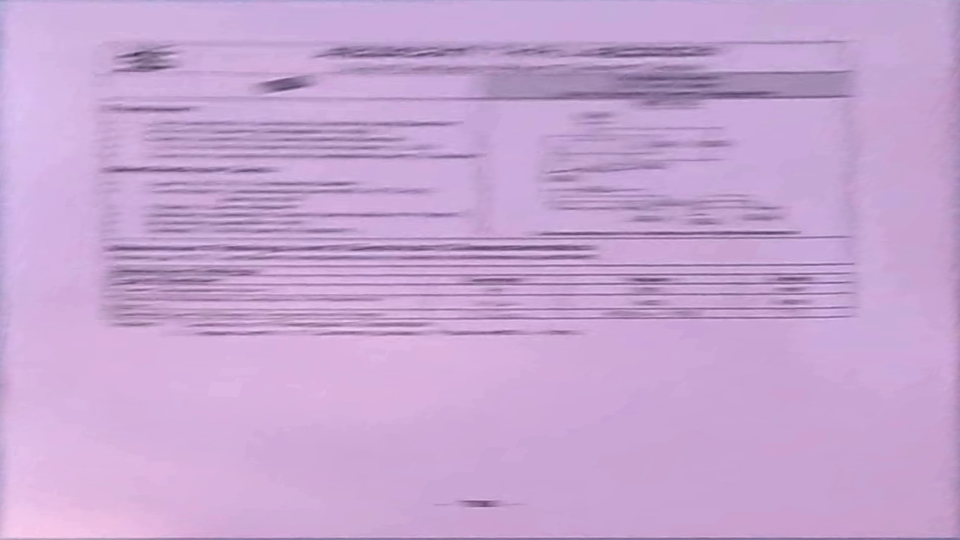
#> input picture outs/datasheet001.avi/119_adjusted.png, 1920 x 1080 px (shown at 1/2 size)
$ python -i recover_corners.py   (imports and definitions only)
#> lines starting #> are read from the running program, lines starting #| are printed output that depends on the picture; after the words box and inside, x2 and y2 are one past the last pixel; in counts of white or black regions, pixels touching at a corner belong together
#> further down, picture is the input picture: shape (1080, 1920, 3); mean B, G, R 210, 165.6, 198.8
"""Recupera os cantos usados em cada exemplo e verifica a retificação.

Para cada par <quadro>_original.png / <quadro>_adjusted.png, estima por ECC
(Evangelidis e Psarakis, 2008), modelo MOTION_HOMOGRAPHY, a homografia que leva o
quadro original ao retificado. Os cantos do documento são os vértices da saída
levados de volta ao quadro original. Em seguida o quadro é retificado de novo com
esses cantos e comparado à saída da aplicação (PSNR e erro absoluto médio).

Uso (na raiz do repositório):
    python -m analise.recover_corners outs/datasheet001.avi --out resultados/corners.json
"""
import argparse

import cv2
import numpy as np

from analise.common import dst_rect, list_frames, load_adjusted, load_original, save_json


def order_corners(pts: np.ndarray) -> np.ndarray:
    """Ordena 4 pontos como tl, tr, br, bl (soma e diferença das coordenadas)."""
    pts = pts.reshape(4, 2).astype(np.float32)
    s, d = pts.sum(1), np.diff(pts, axis=1).ravel()
    return np.array([pts[s.argmin()], pts[d.argmin()], pts[s.argmax()], pts[d.argmax()]], np.float32)


def initial_corners(img: np.ndarray) -> np.ndarray:
    """Estimativa inicial da folha: região de matiz rosada (H > 135 no OpenCV) contra o fundo azulado."""
    hsv = cv2.cvtColor(img, cv2.COLOR_BGR2HSV)
#> hsv: shape (1080, 1920, 3); mean H, S, V 142.5, 54.4, 210.1
    mask = ((hsv[..., 0] > 135) & (hsv[..., 2] > 150)).astype(np.uint8) * 255
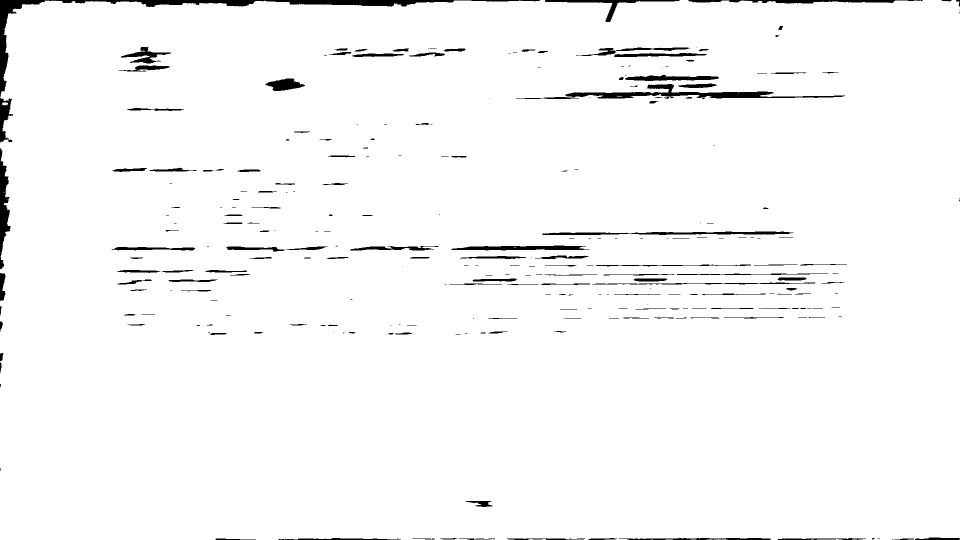
#> mask: shape (1080, 1920) (shown at 1/2 size); 97.4% white; 285 black regions (125 under 20 px), largest, box (x1, y1, x2, y2) and area: (0, 0, 1080, 195) 9579, (1131, 168, 1690, 197) 4632, (0, 297, 21, 538) 2543
    mask = cv2.morphologyEx(mask, cv2.MORPH_CLOSE, np.ones((41, 41), np.uint8))
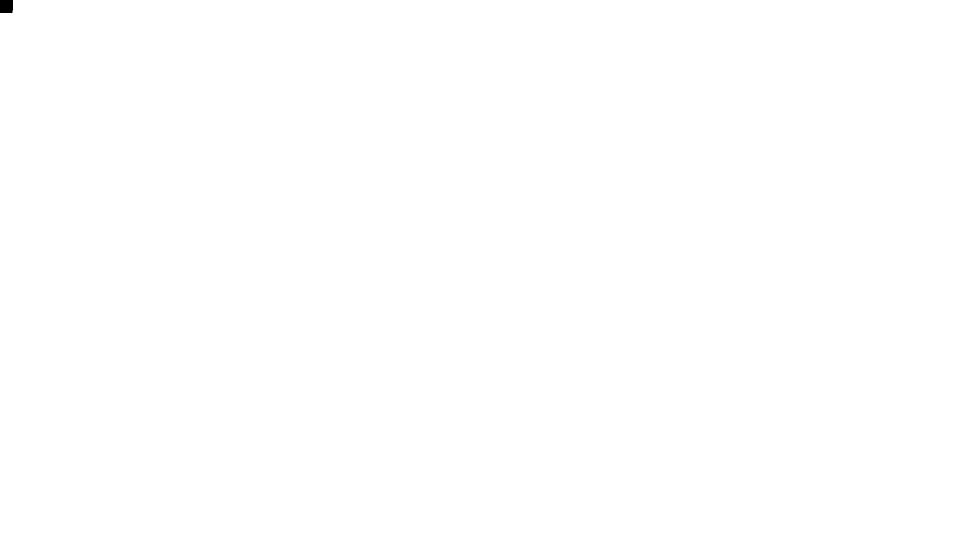
#> mask: shape (1080, 1920) (shown at 1/2 size); 100% white; 1 black region
    mask = cv2.morphologyEx(mask, cv2.MORPH_OPEN, np.ones((31, 31), np.uint8))
    contours, _ = cv2.findContours(mask, cv2.RETR_EXTERNAL, cv2.CHAIN_APPROX_SIMPLE)
#> contours = 1 contour; box (x1, y1, x2, y2) and area: (0, 0, 1920, 1080) 2069931
    contour = max(contours, key=cv2.contourArea)
#> contour = contour of 9 points, box (x1, y1, x2, y2) (0, 0, 1920, 1080), area 2069931
    hull = cv2.convexHull(contour)
#> hull = [[1919, 0], [1919, 1079], [0, 1079], [0, 26], [26, 0]]
    for eps in (0.01, 0.02, 0.03, 0.05):
        approx = cv2.approxPolyDP(hull, eps * cv2.arcLength(hull, True), True)
        if len(approx) == 4:
            return order_corners(approx)
#> this loop made 1 pass
#> (pts in order_corners, s in order_corners, d in order_corners) on pass 1: ([[1919, 0], [1919, 1079], [0, 1079], [26, 0]], [1919, 2998, 1079, 26], [-1919, -840, 1079, -26])
    return order_corners(cv2.boxPoints(cv2.minAreaRect(contour)))


def recover(original: np.ndarray, adjusted: np.ndarray) -> np.ndarray:
    """Cantos (tl, tr, br, bl) no quadro original que geram `adjusted` por homografia."""
    h, w = adjusted.shape[:2]
    dst = dst_rect(w, h)
    # homografia saída -> original, inicializada pela detecção da folha e refinada em pirâmide
    m_inv = cv2.getPerspectiveTransform(dst, initial_corners(original)).astype(np.float32)
    g_org = cv2.cvtColor(original, cv2.COLOR_BGR2GRAY).astype(np.float32)
    g_adj = cv2.cvtColor(adjusted, cv2.COLOR_BGR2GRAY).astype(np.float32)
    criteria = (cv2.TERM_CRITERIA_EPS | cv2.TERM_CRITERIA_COUNT, 300, 1e-7)
    for scale in (0.25, 0.5, 1.0):
        S = np.diag([scale, scale, 1]).astype(np.float32)
        m_s = (S @ m_inv @ np.linalg.inv(S)).astype(np.float32)
        a = cv2.resize(g_adj, None, fx=scale, fy=scale)
        o = cv2.resize(g_org, None, fx=scale, fy=scale)
        _, m_s = cv2.findTransformECC(a, o, m_s, cv2.MOTION_HOMOGRAPHY, criteria, None, 5)
        m_inv = np.linalg.inv(S) @ m_s @ S
        m_inv /= m_inv[2, 2]
    return cv2.perspectiveTransform(dst[None], m_inv.astype(np.float64))[0]


def main():
    parser = argparse.ArgumentParser(description=__doc__.splitlines()[0])
    parser.add_argument("folder", help="Pasta com os pares <quadro>_original.png / <quadro>_adjusted.png.")
    parser.add_argument("--out", default="resultados/corners.json", help="Arquivo JSON de saída.")
    args = parser.parse_args()

    result = {}
    for index in list_frames(args.folder):
        original, adjusted = load_original(args.folder, index), load_adjusted(args.folder, index)
        src = recover(original, adjusted)
        h, w = adjusted.shape[:2]
        redo = cv2.warpPerspective(original, cv2.getPerspectiveTransform(src.astype(np.float32), dst_rect(w, h)), (w, h))
        diff = np.abs(redo.astype(int) - adjusted.astype(int))
        result[index] = dict(src=src.tolist(), psnr=float(cv2.PSNR(redo, adjusted)), mae=float(diff.mean()))
        print(f"quadro {index:>4}: cantos {np.round(src, 1).tolist()}  "
              f"PSNR {result[index]['psnr']:.1f} dB  erro médio {result[index]['mae']:.2f}")
    save_json(result, args.out)
    print(f"salvo em {args.out}")


# [2 lines not run here, left out]

>>> import cv2
>>> picture = cv2.imread('../outs/datasheet001.avi/119_adjusted.png')
>>> result = initial_corners(picture)
#> result = [[26, 0], [1919, 0], [1919, 1079], [0, 1079]]
